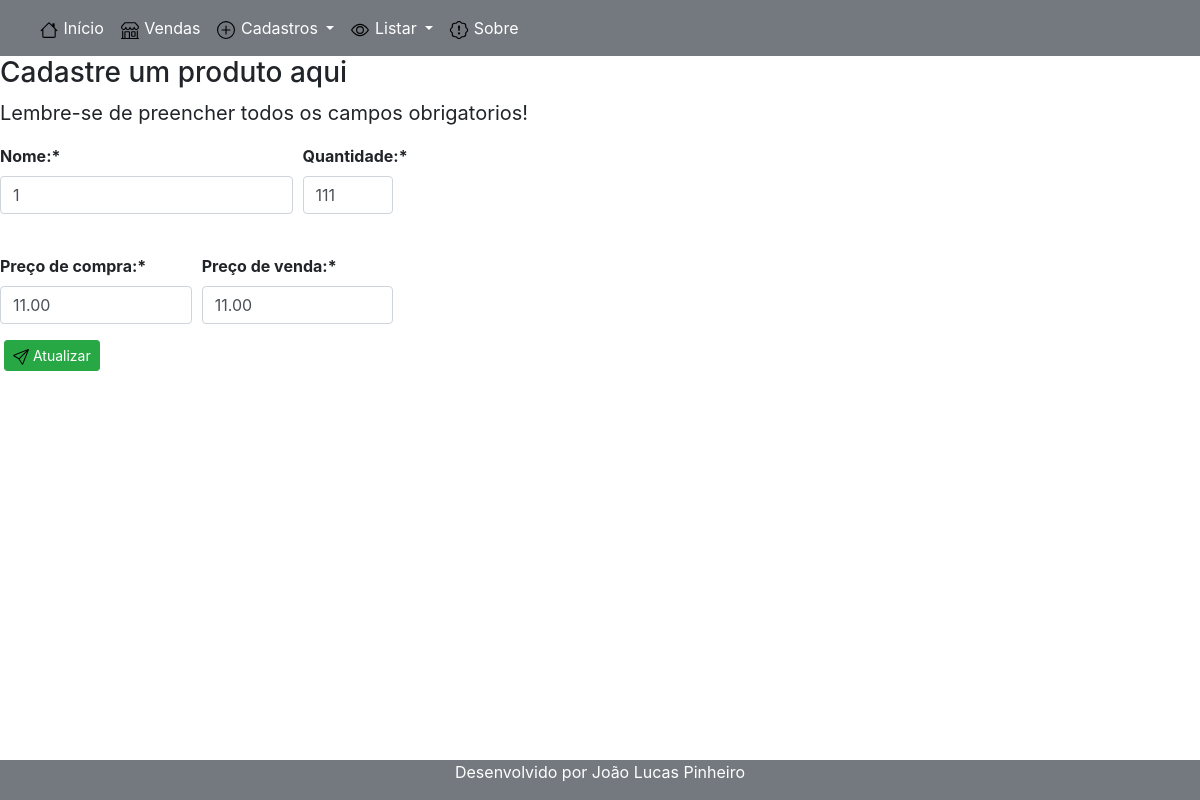
The app's page /editar/produto/6, older data.
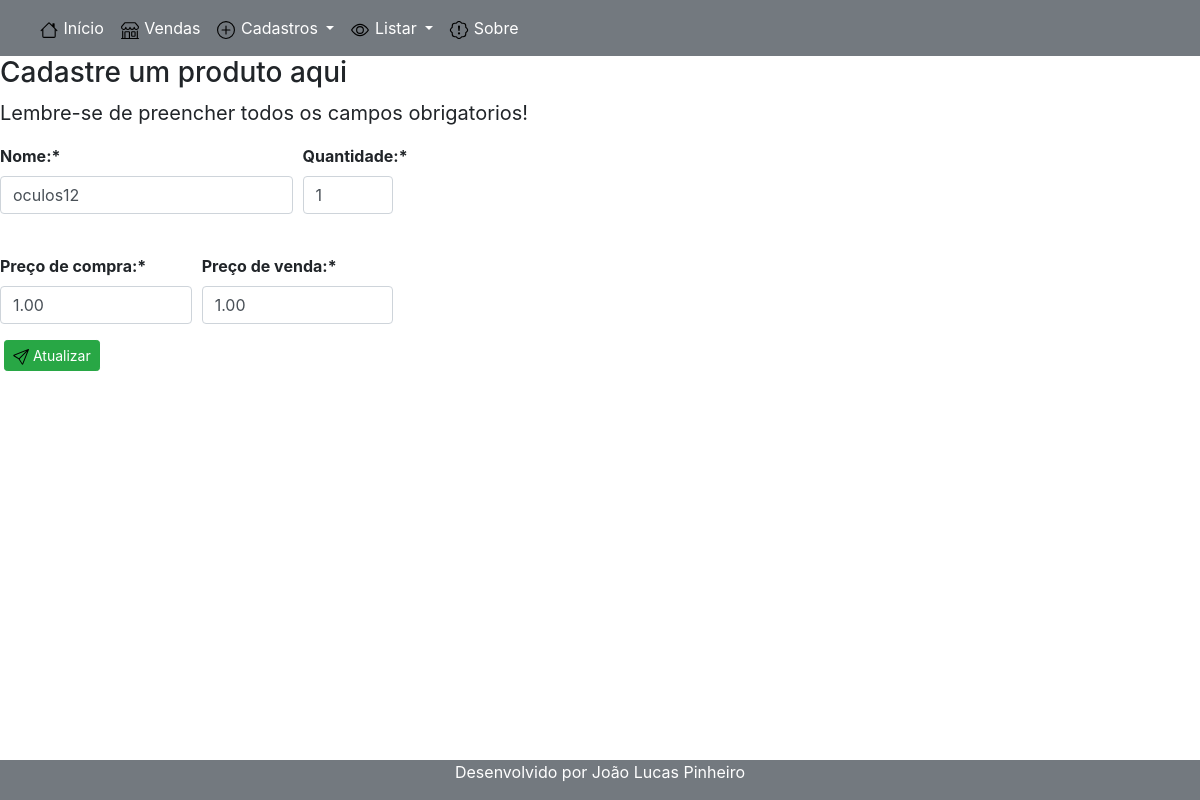
The same page, newer data.
### cadastros/models.py (models this page shows, shortened)
class Produto(models.Model):
    nome_produto = models.CharField("Nome:", max_length=255, blank=False, unique=True)
    quantidade_produto = models.IntegerField("Quantidade:", blank=False)
    precocompra_produto = models.DecimalField("Preço de compra:", max_digits=6, decimal_places=2)
    precovenda_produto = models.DecimalField("Preço de venda:",max_digits=6, decimal_places=2)
    tipo = models.CharField(max_length=50, default="produto")

### cadastros/views.py (the view, shortened to what this page needs)
# urls.py: path('editar/produto/<int:pk>',ProdutoUpdate.as_view(), name ='editar-produto'),
class ProdutoUpdate(UpdateView):
    model = Produto
    fields = ['nome_produto','quantidade_produto', 'precocompra_produto', 'precovenda_produto',]
    template_name = "cadastros/cadproduto.html"
    success_url = reverse_lazy('listar-produto')

### cadastros/templates/cadastros/cadproduto.html (shortened to what this page needs)
{%extends 'paginas/modelo.html' %}
{%load static %}
{% load crispy_forms_tags %}
{% block Principal %}
<h3> Cadastre um produto aqui</h3>
<p class="lead"> <b>
        Lembre-se de preencher todos os campos obrigatorios!
    </p></b>
<form method="POST" action="">
        <div class="form-row">
            <div class="form-group col-md-3 mb-0">
                <b>  {{ form.nome_produto | as_crispy_field }} </b>
            </div>
            <div class="form-group col-md-1 mb-0">
                <b>  {{ form.quantidade_produto | as_crispy_field }} </b>
            </div>
        </div>
        <br>
        <div class="form-row">
            <div class="form-group col-md-2 mb-0">
                <b> {{ form.precocompra_produto | as_crispy_field }} </b>
            </div>
            <div class="form-group col-md-2 mb-0">
               <b> {{ form.precovenda_produto | as_crispy_field }}</b>
            </div>
        </div>
        <button class="btn btn-success btn-sm form-group mx-sm-1 mb-2" type="submit">
            <img src="{% static 'img/enviar.svg' %}">
            {% if form.instance.pk %}
            Atualizar
            {% else %}
            Enviar
            {% endif %}
        </button>
    </form>
{% endblock %}

Row changes from the older to the newer data that the page shows:
changed Produto: nome_produto "1" → "oculos12"; quantidade_produto "111" → "1"; precocompra_produto "11.00" → "1.00"; precovenda_produto "11.00" → "1.00"
